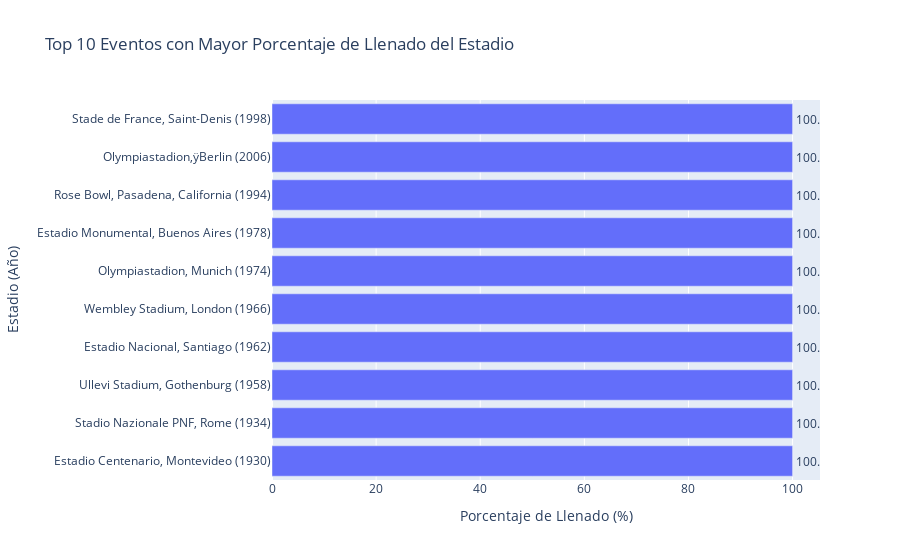

Write notebook code for a chart like this one.
### Code cell
# --- Grafica ---
fig = px.bar(
    top_10_grafico, 
    x='Porcentaje_Llenado', 
    y='Estadio_Evento', 
    orientation='h',
    title='Top 10 Eventos con Mayor Porcentaje de Llenado del Estadio',
    labels={'Porcentaje_Llenado': 'Porcentaje de Llenado (%)', 'Estadio_Evento': 'Estadio (Año)'},
    text='Porcentaje_Llenado'
)
fig.update_traces(texttemplate='%{text:.2f}%', textposition='outside')
fig.show()

### Figure 1 — Plotly figure (JSON) as saved in the notebook; plotly's stock layout.template omitted (floating-point values rounded to 4 significant figures)
{"data": [{"hovertemplate": "Porcentaje de Llenado (%)=%{text}<br>Estadio (Año)=%{y}<extra></extra>", "legendgroup": "", "marker": {"color": "#636efa", "pattern": {"shape": ""}}, "name": "", "orientation": "h", "showlegend": false, "text": [100.0, 100.0, 100.0, 100.0, 100.0, 100.0, 100.0, 100.0, 100.0, 100.0], "textposition": "outside", "texttemplate": "%{text:.2f}%", "type": "bar", "x": [100.0, 100.0, 100.0, 100.0, 100.0, 100.0, 100.0, 100.0, 100.0, 100.0], "xaxis": "x", "y": ["Estadio Centenario, Montevideo (1930)", "Stadio Nazionale PNF, Rome (1934)", "Ullevi Stadium, Gothenburg (1958)", "Estadio Nacional, Santiago (1962)", "Wembley Stadium, London (1966)", "Olympiastadion, Munich (1974)", "Estadio Monumental, Buenos Aires (1978)", "Rose Bowl, Pasadena, California (1994)", "Olympiastadion,ÿBerlin (2006)", "Stade de France, Saint-Denis (1998)"], "yaxis": "y"}], "layout": {"barmode": "relative", "legend": {"tracegroupgap": 0}, "title": {"text": "Top 10 Eventos con Mayor Porcentaje de Llenado del Estadio"}, "xaxis": {"anchor": "y", "domain": [0, 1], "title": {"text": "Porcentaje de Llenado (%)"}}, "yaxis": {"anchor": "x", "domain": [0, 1], "title": {"text": "Estadio (Año)"}}}}
